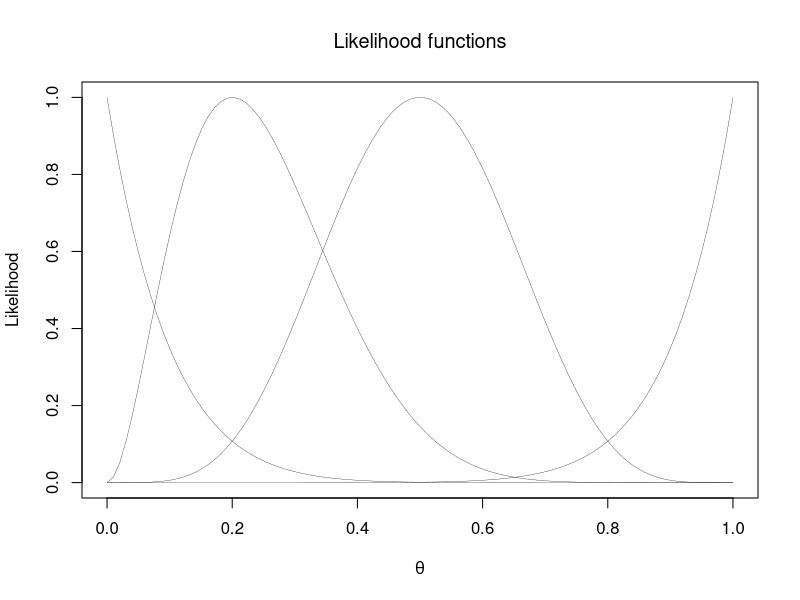

Reproduce this figure in R.

par(mfrow=c(1,1))
x<-2; n<-10

theta<- seq(0.0,1,len=100)
  like <- dbinom(x,10,theta)
  like<- like/max(like)

plot(theta,like,type='n',xlab=expression(theta),
     ylab='Likelihood')
  lines(theta,like,lwd=.3)
  title(expression('Likelihood functions'))

xx<- c(0,5,10)
for (i in 1:3){
  x<- xx[i]
  like <- dbinom(x,10,theta)
  like<- like/max(like)
  lines(theta,like,lwd=.3)
}


                         
